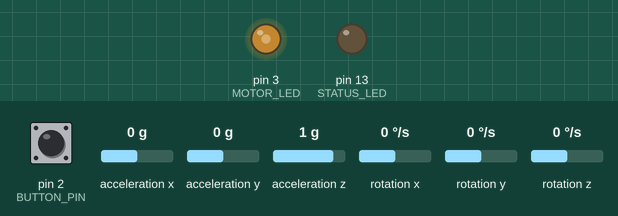
Simulated run of this sketch. Board: Arduino Uno, built with avr-gcc and run on an emulated ATmega328P. On the bench: output pins drawn as LEDs (lit = HIGH). Dashed ring = blinking. The test bench sets the inputs (shaded band); at power-on: rotation z 0 °/s, pin 2 (BUTTON_PIN) HIGH, acceleration y 0 g, acceleration x 0 g, acceleration z 1 g, rotation x 0 °/s, rotation y 0 °/s. What the sketch prints to the serial monitor is not drawn.

Above: at 1.2 s.
1.3 s: rotation z set to 100 °/s
At 2.99 s:
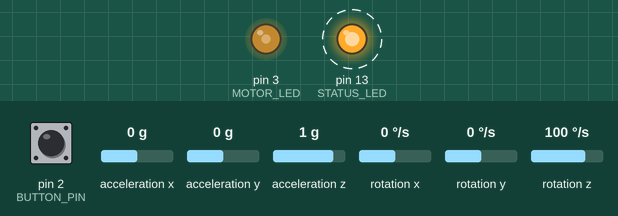
4.3 s: pin 2 (BUTTON_PIN) pulled LOW for 0.15 s
6.0 s: pin 2 (BUTTON_PIN) pulled LOW for 1 s
At 6.86 s:
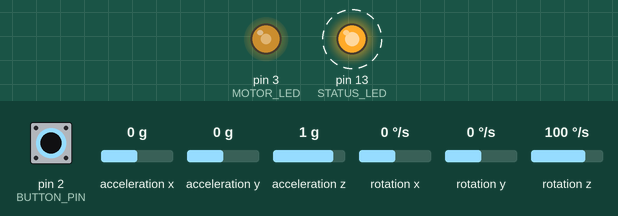
9.0 s: acceleration y set to -1.4 g
12.0 s: pin 2 (BUTTON_PIN) pulled LOW for 0.15 s
At 13.1 s:
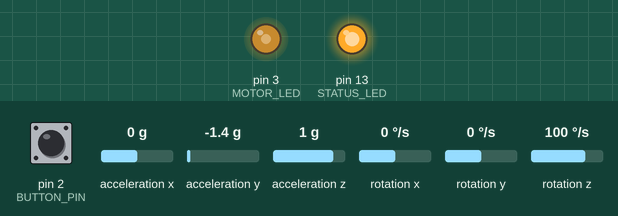
13.7 s: pin 2 (BUTTON_PIN) driven LOW
At 15.73 s:
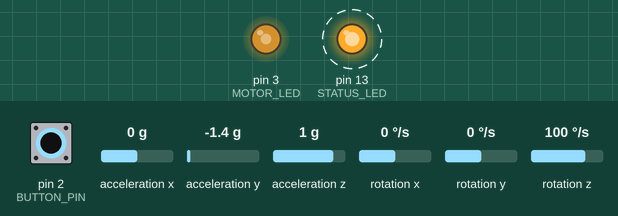
Timing chart, 0 to 17.7 s (numbered marks = the images above; inputs shaded):
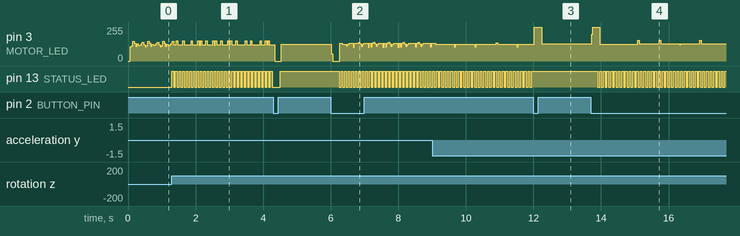

The sketch:

proto_rc_2.ino
```cpp
#include "I2Cdev.h"
#include "MPU6050.h"
#include "Wire.h"

MPU6050 mpu6050;

// --- Pins ---
const int BUTTON_PIN = 2;
const int STATUS_LED = 13;
const int MOTOR_LED = 3;

// --- Sensitivity ---
const int SETPOINT = 5000;
float Kp = 1.2, Ki = 0.1, Kd = 0.2;

// --- Variables ---
float error = 0, lastError = 0, integral = 0, pidOutput = 0;
bool tcsEnabled = true;
bool lastButtonState = HIGH;

// --- Timing ---
unsigned long nextToggleTime = 0;
unsigned long lastStatusFlash = 0;
bool motorLedState = false;
bool statusLedState = false;
unsigned long currentInterval = 5000;

void setup() {
    Wire.begin();
    Wire.setClock(400000);
    Serial.begin(115200);

    // Force wait for Serial Monitor
    while (!Serial) { delay(10); }

    mpu6050.initialize();
    mpu6050.setFullScaleGyroRange(MPU6050_GYRO_FS_250);

    if (mpu6050.testConnection()) {
        Serial.println("SYSTEM STATUS: ACTIVE");
    } else {
        Serial.println("MPU6050 CONNECTION FAILED");
        while(1);
    }

    pinMode(STATUS_LED, OUTPUT);
    pinMode(MOTOR_LED, OUTPUT);
    pinMode(BUTTON_PIN, INPUT_PULLUP);

    tcsEnabled = true;
    digitalWrite(STATUS_LED, LOW); // LED OFF = System Active
    nextToggleTime = micros() + 5000;
}

void loop() {
    // 1. MOTOR LED TOGGLE (Scope Precision)
    if (micros() >= nextToggleTime) {
        motorLedState = !motorLedState;
        digitalWrite(MOTOR_LED, motorLedState);
        nextToggleTime += currentInterval;
    }

    checkButton();

    if (tcsEnabled) {
        int16_t ax, ay, az, gx, gy, gz;
        mpu6050.getMotion6(&ax, &ay, &az, &gx, &gy, &gz);
        int16_t currentYaw = abs(gz);

        if (currentYaw > SETPOINT) {
            // PID Calculation
            error = currentYaw - SETPOINT;
            integral += error;
            pidOutput = (Kp * error) + (Ki * integral) + (Kd * (error - lastError));
            lastError = error;

            // Frequency Adjustment (100Hz down to 50Hz)
            currentInterval = 5000 + constrain(pidOutput, 0, 5000);

            // --- STATUS LED FLASH ---
            if (millis() - lastStatusFlash > 50) { // Fast 50ms blink
                lastStatusFlash = millis();
                statusLedState = !statusLedState;
                digitalWrite(STATUS_LED, statusLedState);
            }

            // --- SERIAL OUTPUT ---
            Serial.print("TRACTION ALERT! | Yaw Rate: ");
            Serial.print(gz);
            Serial.print(" | Lat Accel: ");
            Serial.println(ay);

        } else {
            // Normal Driving
            error = 0; integral = 0; lastError = 0;
            currentInterval = 5000;
            digitalWrite(STATUS_LED, LOW); // Keep OFF when active but no slip
        }
    } else {
        // System Deactivated
        digitalWrite(STATUS_LED, HIGH); // Solid ON
        currentInterval = 5000;
    }
}

void checkButton() {
    bool currentButtonState = digitalRead(BUTTON_PIN);
    if (lastButtonState == HIGH && currentButtonState == LOW) {
        tcsEnabled = !tcsEnabled;
        if (tcsEnabled) Serial.println("SYSTEM STATUS: ACTIVE");
        else Serial.println("SYSTEM STATUS: DEACTIVATED");
        delay(200);
    }
    lastButtonState = currentButtonState;
}
```

Measured:
- after the input at 1.3 s, pin 13 (STATUS_LED): alternates HIGH for 0.05 s and LOW for 0.05 s, starting at once
- after the input at 6.0 s, pin 13 (STATUS_LED): alternates HIGH for 0.05 s and LOW for 0.05 s, starting after 0.26 s
- after the input at 12.0 s, pin 13 (STATUS_LED): stops changing and stays HIGH
- after the input at 13.7 s, pin 13 (STATUS_LED): alternates HIGH for 0.05 s and LOW for 0.05 s, starting after 0.20 s
